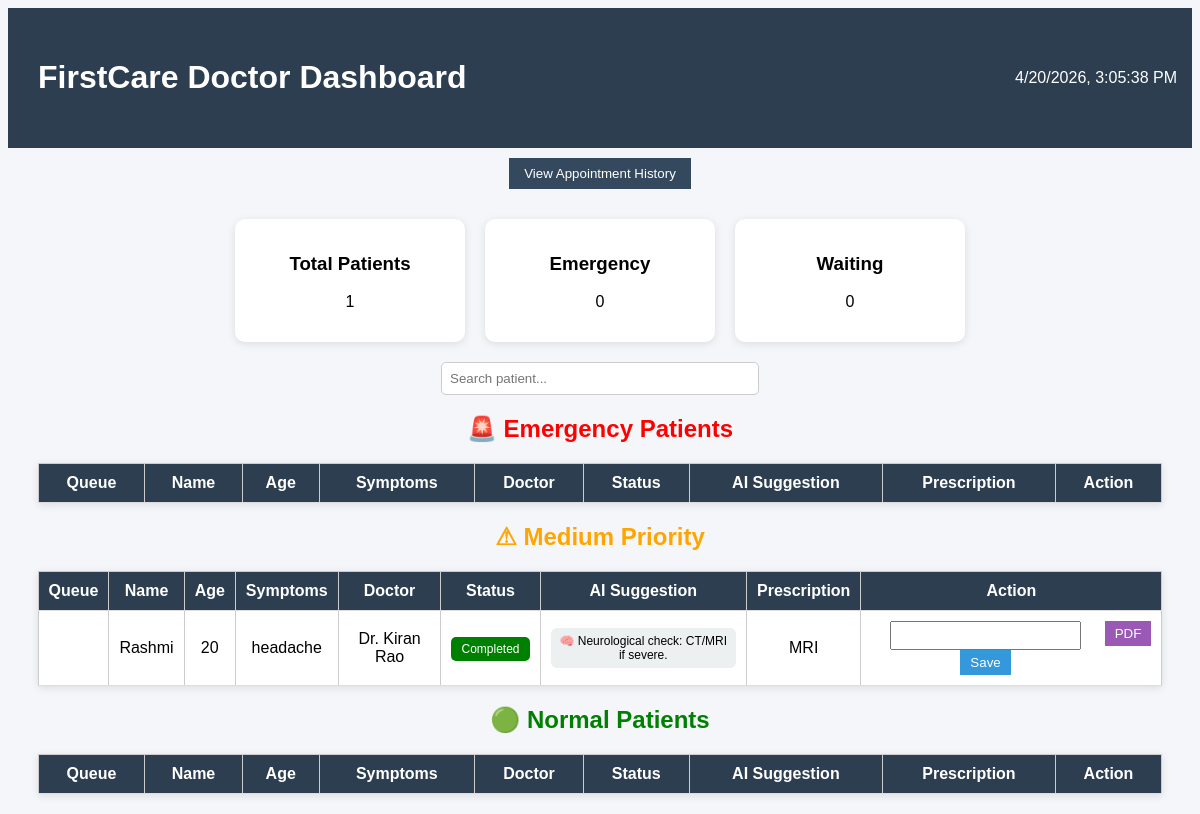
Before: /doctor with the older database file.
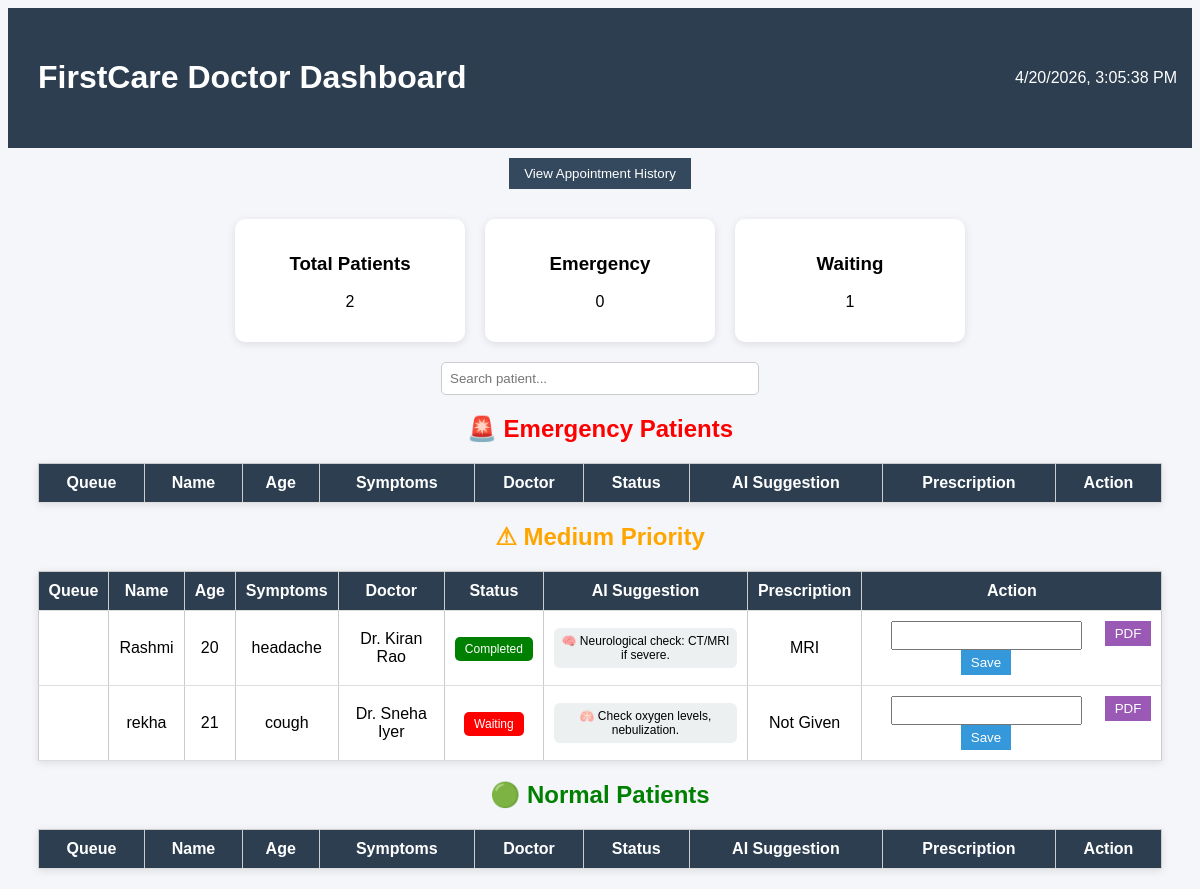
After: the same page with the newer database file.
### tables this page shows
CREATE TABLE patients (
        id INTEGER PRIMARY KEY AUTOINCREMENT,
        name TEXT,
        age INTEGER,
        symptoms TEXT,
        priority TEXT,
        doctor TEXT,
        suggestion TEXT,
        prescription TEXT,
        status TEXT
    );

### app.py (the view)
@app.route("/doctor")
def doctor_dashboard():
    conn = get_connection()
    patients = conn.execute("SELECT * FROM patients").fetchall()
    conn.close()
    return render_template("doctor_dashboard.html", patients=patients)

### db.py (called while the page is built)
def get_connection():
    conn = sqlite3.connect("hospital.db")
    conn.row_factory = sqlite3.Row
    conn.execute("""
    CREATE TABLE IF NOT EXISTS patients (
        id INTEGER PRIMARY KEY AUTOINCREMENT,
        name TEXT,
        age INTEGER,
        symptoms TEXT,
        priority TEXT,
        doctor TEXT,
        suggestion TEXT,
        prescription TEXT,
        status TEXT
    )
    """)
    conn.commit()
    return conn

### templates/doctor_dashboard.html (shortened to what this page needs)
<!DOCTYPE html>
<html>
<head>
<link rel="stylesheet" href="{{ url_for('static', filename='doctor.css') }}">
</head>
<body>
<div class="topbar">
<h1>FirstCare Doctor Dashboard</h1>
<div id="clock"></div>
</div>
<div style="text-align:center">
<a href="/history">
<button class="history-btn">View Appointment History</button>
</a>
</div>
<div class="stats">
<div class="card">
<h3>Total Patients</h3>
<p>{{ patients|length }}</p>
</div>
<div class="card">
<h3>Emergency</h3>
<p>{{ patients|selectattr("priority","equalto","High")|list|length }}</p>
</div>
<div class="card">
<h3>Waiting</h3>
<p>{{ patients|selectattr("prescription","equalto","")|list|length }}</p>
</div>
</div>
<div class="search-box">
<input type="text" id="searchInput" placeholder="Search patient..." onkeyup="searchPatient()">
</div>
<h2 style="color:red;text-align:center;">🚨 Emergency Patients</h2>
<table>
<tr>
<th>Queue</th>
<th>Name</th>
<th>Age</th>
<th>Symptoms</th>
<th>Doctor</th>
<th>Status</th>
<th>AI Suggestion</th>
<th>Prescription</th>
<th>Action</th>
</tr>
</table>
<h2 style="color:orange;text-align:center;">⚠ Medium Priority</h2>
<table>
<tr>
<th>Queue</th>
<th>Name</th>
<th>Age</th>
<th>Symptoms</th>
<th>Doctor</th>
<th>Status</th>
<th>AI Suggestion</th>
<th>Prescription</th>
<th>Action</th>
</tr>
{% for patient in patients %}
{% if patient.priority == "Medium" %}
<tr>
<td>{{ patient.queue }}</td>
<td>{{ patient.name }}</td>
<td>{{ patient.age }}</td>
<td>{{ patient.symptoms }}</td>
<td>{{ patient.doctor }}</td>
<td>
{% if patient.prescription %}
<span class="status done">Completed</span>
{% else %}
<span class="status pending">Waiting</span>
{% endif %}
</td>
<td><div class="ai-box">{{ patient.suggestion }}</div></td>
<td>{{ patient.prescription if patient.prescription else "Not Given" }}</td>
<td>
<div class="action-buttons">
<form action="/add_prescription/{{ patient.id }}" method="POST">
<input type="text" name="prescription">
<button type="submit">Save</button>
</form>
<a href="/download/{{ patient.id }}">
<button class="pdf-btn">PDF</button>
</a>
</div>
</td>
</tr>
{% endif %}
{% endfor %}
</table>
<h2 style="color:green;text-align:center;">🟢 Normal Patients</h2>
<table>
<tr>
<th>Queue</th>
<th>Name</th>
<th>Age</th>
<th>Symptoms</th>
<th>Doctor</th>
<th>Status</th>
<th>AI Suggestion</th>
<th>Prescription</th>
<th>Action</th>
</tr>
</table>
</body>
</html>

Changed rows visible on the page:
added patients: name "rekha", age "21", symptoms "cough", doctor "Dr. Sneha Iyer", shows "Waiting", suggestion "🫁 Check oxygen levels, nebulization.", prescription "Not Given"
Other visible differences:
{{ patients|length }}: "1" → "2"
{{ patients|selectattr("prescription","equalto","")|list|length }}: "0" → "1"
